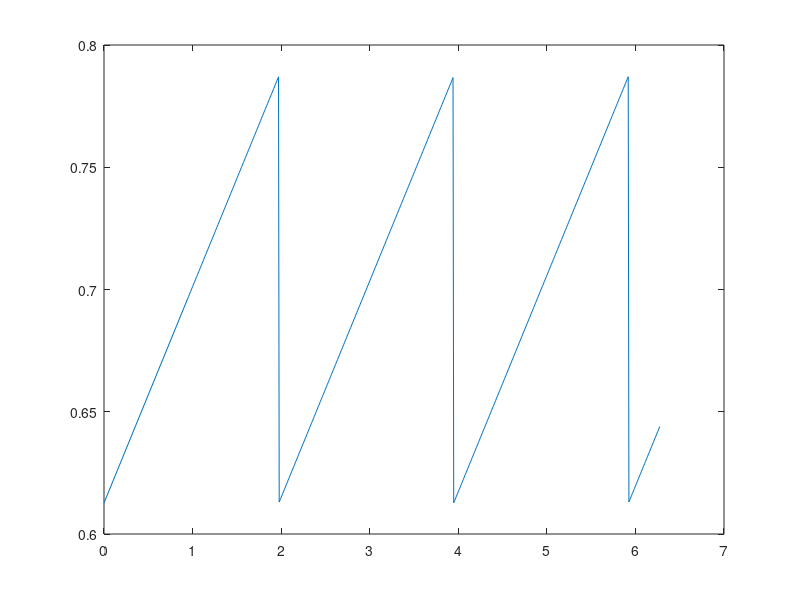
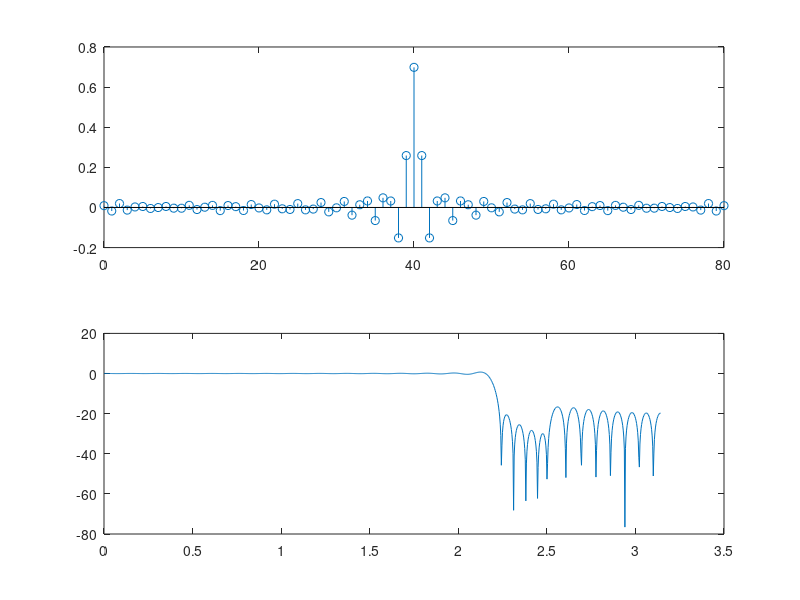
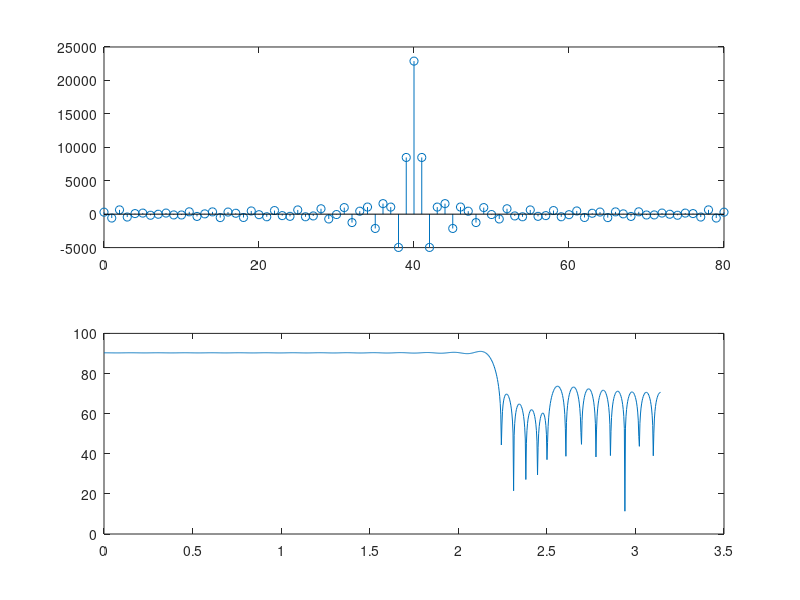

These figures' MATLAB source, in order: (Note: this script raises an error after producing the figures.)
%% DSP Homework 7
T = 1/20000;
Omegap = 2*pi*7000*T;    Omegas = 2*pi*8000*T; 
Lh = 81; 
K = 10*Lh; 
k = (0:K-1);
Omegak = k*2*pi/K;

OmegaPC = 2*pi*1500*T;   OmegaPR = 2*pi*3000*T;
parablength = Omegak.*(Omegak>=0 & Omegak<=OmegaPR);
% OmegaPC = 2*pi*750*T;   OmegaPR = 2*pi*1500*T;
% parablength = Omegak.*(Omegak>=Omegap & Omegak<=OmegaPR);

sawPer = 1000*2*pi/20000;
xsawPer= Omegak.*(Omegak > OmegaPR);

sinfn = (.7943-.707)*sawtooth(1/sawPer*xsawPer) + .7;
% sinfn = ((xsinPer - OmegaPC).^2).*sawtooth(1/sinPer*xsinPer) + .7943;
plot(xsawPer, sinfn);


figure;
xsauce = [0 OmegaPC OmegaPR]; ysauce = [.7943 .8915 .7943]; psauce = polyfit(xsauce,ysauce,2);
xu=linspace(0,OmegaPR,10);
parabola = [polyval(psauce,parablength)];
plot(parablength, parabola)

% Q = 20.0*(Omegak>=Omegas) + 1.0*(Omegak>=0 & Omegak < 1) + ...
%     10.0*(Omegak>=1 & Omegak < 1.5) + 1*(Omegak>=1.5 & Omegak < Omegap);
Q = 50.0*(Omegak<=Omegas) + 1.0*(Omegak>=Omegap & Omegak < OmegaPR) + ...
    1.0*(Omegak>=OmegaPR & Omegak < 1.5) + 1*(Omegak>=1.5 & Omegak < pi);
Q(fix(K/2)+2:end) = Q(round(K/2):-1:2);

Hd = (1.*(Omegak < Omegap) + 0.*(Omegak > Omegap)).*exp(-1j*k*pi*(Lh-1)/K);
% Hd = (0.*(Omegak<Omegap) + parabola.*(Omegak>=Omegap & Omegak<=OmegaPR) ...
%      + sinfn.*(Omegak >= OmegaPR)).*exp(-1j*k*pi*(Lh-1)/K);
% Hd = (0.*(Omegak>Omegap) + parabola.*(Omegak>=0 & Omegak<=OmegaPR) ...
%      + sinfn.*(Omegak >= OmegaPR & Omegak <= Omegap)).*exp(-1j*k*pi*(Lh-1)/K);
Hd(fix(K/2)+2:end) = conj(Hd(round(K/2):-1:2));
l = (0:Lh-1)'; a = exp(1j*l*Omegak)*Q.'/K; b = exp(1j*l*Omegak)*(Hd.*Q/K).';
a = real(a); b = real(b);
A = toeplitz(a); h = (A\b);
n = (0:Lh-1)'; 
subplot(211); 
stem(n,h);
Omega = linspace(0,pi,1001); 
H = polyval(h,exp(1j*Omega)).*exp(-1j*(Lh-1)*Omega);
subplot(212); 
plot(Omega,20*log10(abs(H)))
deltap = 2*max(abs(abs(H(Omega>=Omegap))-1))
deltas = max(abs(H(Omega<=Omegas)))

figure;
plot(Q);

Morder = length(h);
[hMax,hMaxIndex] = max(h)
% scale = abs((2^(16-1)-50)/h(hMaxIndex-1))
scale = abs((2^15)/(abs(sum(h))));                                      %Q notation
scale = 2.^nextpow2(scale)
hInt = floor(h*(scale));

subplot(211); 
stem(n,hInt);
Omega = linspace(0,pi,1001); 
H = polyval(hInt,exp(1j*Omega)).*exp(-1j*(Lh-1)*Omega);
subplot(212); 
plot(Omega,20*log10(abs(H)))
deltap = 2*max(abs(abs(H(Omega>=Omegap))-1))
deltas = max(abs(H(Omega<=Omegas)))

        fid = fopen('K22_Project_Framework/coef.h','w');
        fprintf(fid,'#define Korder %i \n',uint8(Morder));
        fprintf(fid,'int h[Korder] = { \n');
        for Korder = 1:Morder-1
            fprintf(fid,'%i,\n', hInt(Korder));
        end
        fprintf(fid,'%i }; \n', hInt(Korder));
        fclose(fid);

save('bpg.mat','hInt');
